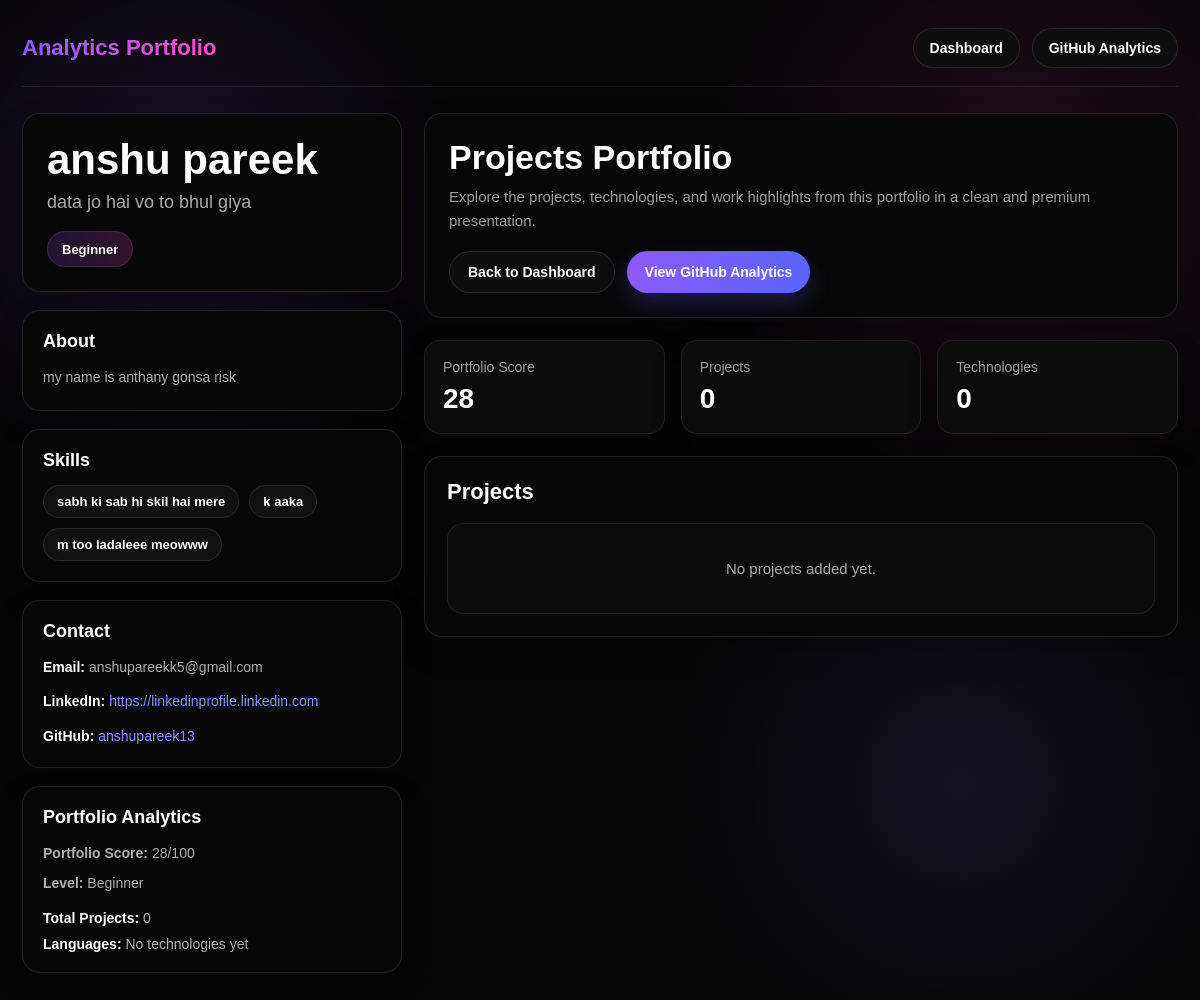
/portfolio/Anshupareek13, run on the app's committed database.
### tables this page shows
CREATE TABLE users (
        id INTEGER PRIMARY KEY AUTOINCREMENT,
        username TEXT UNIQUE,
        password TEXT,
        full_name TEXT,
        role TEXT,
        about TEXT,
        skills TEXT,
        email TEXT,
        linkedin TEXT,
        github_username TEXT
    , profile_photo TEXT);

### app.py (the view)
@app.route("/portfolio/<username>")
def portfolio(username):
    conn = get_db_connection()
    cursor = conn.cursor()
    cursor.execute("""
        SELECT full_name, role, about, skills, email, linkedin, github_username
        FROM users
        WHERE username=?
    """, (username,))
    profile = cursor.fetchone()
    cursor.execute("SELECT * FROM projects WHERE username=?", (username,))
    projects = cursor.fetchall()
    tech_list = []
    for project in projects:
        if project[4]:
            tech_list.extend([tech.strip() for tech in project[4].split(",") if tech.strip()])
    tech_data = Counter(tech_list)
    profile_score = 0
    total_projects = len(projects)
    unique_tech = len(tech_data)
    if profile:
        full_name = profile[0]
        role = profile[1]
        about = profile[2]
        skills = profile[3]
        email = profile[4]
        linkedin = profile[5]
        github_username = profile[6]
    else:
        full_name = role = about = skills = email = linkedin = github_username = None
    if total_projects >= 1:
        profile_score += 20
    if total_projects >= 3:
        profile_score += 10
    if total_projects >= 5:
        profile_score += 10
    if unique_tech >= 1:
        profile_score += 10
    if unique_tech >= 3:
        profile_score += 10
    filled_fields = 0
    for field in [full_name, role, about, skills, email, linkedin, github_username]:
        if field:
            filled_fields += 1
    profile_score += filled_fields * 4
    if profile_score > 100:
        profile_score = 100
    if profile_score < 40:
        portfolio_level = "Beginner"
    elif profile_score < 60:
        portfolio_level = "Intermediate"
    elif profile_score < 80:
        portfolio_level = "Strong Portfolio"
    else:
        portfolio_level = "Industry Ready"
    conn.close()
    return render_template(
        "portfolio.html",
        username=username,
        profile=profile,
        projects=projects,
        tech_data=tech_data,
        profile_score=profile_score,
        portfolio_level=portfolio_level
    )

### app.py (called while the page is built)
def get_db_connection():
    conn = sqlite3.connect(DB_PATH)
    return conn

### templates/portfolio.html (shortened to what this page needs)
<!DOCTYPE html>
<html lang="en">
<head>
</head>
<body>
    <div class="page">
        <div class="topbar">
            <div class="brand">Analytics Portfolio</div>
            <div class="top-links">
                <a href="/dashboard" class="top-link">Dashboard</a>
                <a href="/github/{{ profile[6] if profile and profile[6] else username }}" class="top-link">GitHub Analytics</a>
            </div>
        </div>
        <div class="main-grid">
            <div class="sidebar">
                <div class="card profile-card">
                    <h1 class="portfolio-name">
                        {{ profile[0] if profile and profile[0] else username }}
                    </h1>
                    <div class="role">
                        {{ profile[1] if profile and profile[1] else "Portfolio User" }}
                    </div>
                    <div class="profile-badge">{{ portfolio_level }}</div>
                </div>
                <div class="card section-card">
                    <div class="section-title">About</div>
                    <div class="section-text">
                        {{ profile[2] if profile and profile[2] else "No about section added yet." }}
                    </div>
                </div>
                <div class="card section-card">
                    <div class="section-title">Skills</div>
                    <div class="skills-wrap">
                        {% if profile and profile[3] %}
                            {% for skill in profile[3].split(",") %}
                                <span class="skill-chip">{{ skill.strip() }}</span>
                            {% endfor %}
                        {% else %}
                            <div class="section-text">No skills added yet.</div>
                        {% endif %}
                    </div>
                </div>
                <div class="card section-card">
                    <div class="section-title">Contact</div>
                    <ul class="contact-list">
                        <li><strong>Email:</strong> {{ profile[4] if profile and profile[4] else "Not added" }}</li>
                        <li>
                            <strong>LinkedIn:</strong>
                            {% if profile and profile[5] %}
                                <a href="{{ profile[5] }}" target="_blank">{{ profile[5] }}</a>
                            {% else %}
                                Not added
                            {% endif %}
                        </li>
                        <li>
                            <strong>GitHub:</strong>
                            {% if profile and profile[6] %}
                                <a href="/github/{{ profile[6] }}" target="_blank">{{ profile[6] }}</a>
                            {% else %}
                                Not added
                            {% endif %}
                        </li>
                    </ul>
                </div>
                <div class="card section-card">
                    <div class="section-title">Portfolio Analytics</div>
                    <div class="section-text"><strong>Portfolio Score:</strong> {{ profile_score }}/100</div>
                    <div class="section-text" style="margin-top: 6px;"><strong>Level:</strong> {{ portfolio_level }}</div>
                    <ul class="analytics-list">
                        <li><strong>Total Projects:</strong> {{ projects|length }}</li>
                        <li>
                            <strong>Languages:</strong>
                            {% if tech_data %}
                                {{ tech_data.keys() | join(', ') }}
                            {% else %}
                                No technologies yet
                            {% endif %}
                        </li>
                    </ul>
                </div>
            </div>
            <div class="content-area">
                <div class="card hero-card">
                    <div class="hero-top">
                        <div>
                            <div class="hero-title">Projects Portfolio</div>
                            <div class="hero-subtitle">
                                Explore the projects, technologies, and work highlights from this portfolio in a clean and premium presentation.
                            </div>
                        </div>
                        <div class="hero-actions">
                            <a href="/dashboard" class="secondary-btn">Back to Dashboard</a>
                            <a href="/github/{{ profile[6] if profile and profile[6] else username }}" class="primary-btn">View GitHub Analytics</a>
                        </div>
                    </div>
                </div>
                <div class="stats-row">
                    <div class="card mini-stat">
                        <div class="mini-stat-label">Portfolio Score</div>
                        <div class="mini-stat-value">{{ profile_score }}</div>
                    </div>
                    <div class="card mini-stat">
                        <div class="mini-stat-label">Projects</div>
                        <div class="mini-stat-value">{{ projects|length }}</div>
                    </div>
                    <div class="card mini-stat">
                        <div class="mini-stat-label">Technologies</div>
                        <div class="mini-stat-value">{{ tech_data|length }}</div>
                    </div>
                </div>
                <div class="card projects-section">
                    <div class="projects-heading">Projects</div>
                    {% if projects %}
                        <div class="projects-grid">
                            {% set icons = ['🚀','💻','📊','📁','⚡','🌐'] %}
                            {% for project in projects %}
                                <div class="project-card">
                                    <div>
                                        <div class="project-head">
                                            <div class="project-title">{{ project[2] }}</div>
                                            <div class="project-icon">{{ icons[loop.index0 % 6] }}</div>
                                        </div>
                                        <div class="project-desc">
                                            {{ project[3] if project[3] else "No description added yet." }}
                                        </div>
                                        <div class="project-tech">
                                            <strong style="color:#d9d9d9;">Tech:</strong>
                                            {{ project[4] if project[4] else "Not specified" }}
                                        </div>
                                    </div>
                                    <div class="project-actions">
                                        {% if project[5] %}
                                            <a href="{{ project[5] }}" target="_blank" class="project-link">GitHub Link</a>
                                        {% endif %}
                                    </div>
                                </div>
                            {% endfor %}
                        </div>
                    {% else %}
                        <div class="empty-state">
                            No projects added yet.
                        </div>
                    {% endif %}
                </div>
            </div>
        </div>
    </div>
</body>
</html>

### data on the page
users: full_name "anshu pareek", role "data jo hai vo to bhul giya", about "my name is anthany gonsa risk", email "anshupareekk5@gmail.com", linkedin "https://linkedinprofile.linkedin.com", github_username "anshupareek13"

### other printed values
{{ portfolio_level }} "Beginner"
{{ skill.strip() }} "sabh ki sab hi skil hai mere" "k aaka" "m too ladaleee meowww"
{{ profile_score }} "28"
{{ projects|length }} "0"
{{ tech_data|length }} "0"
